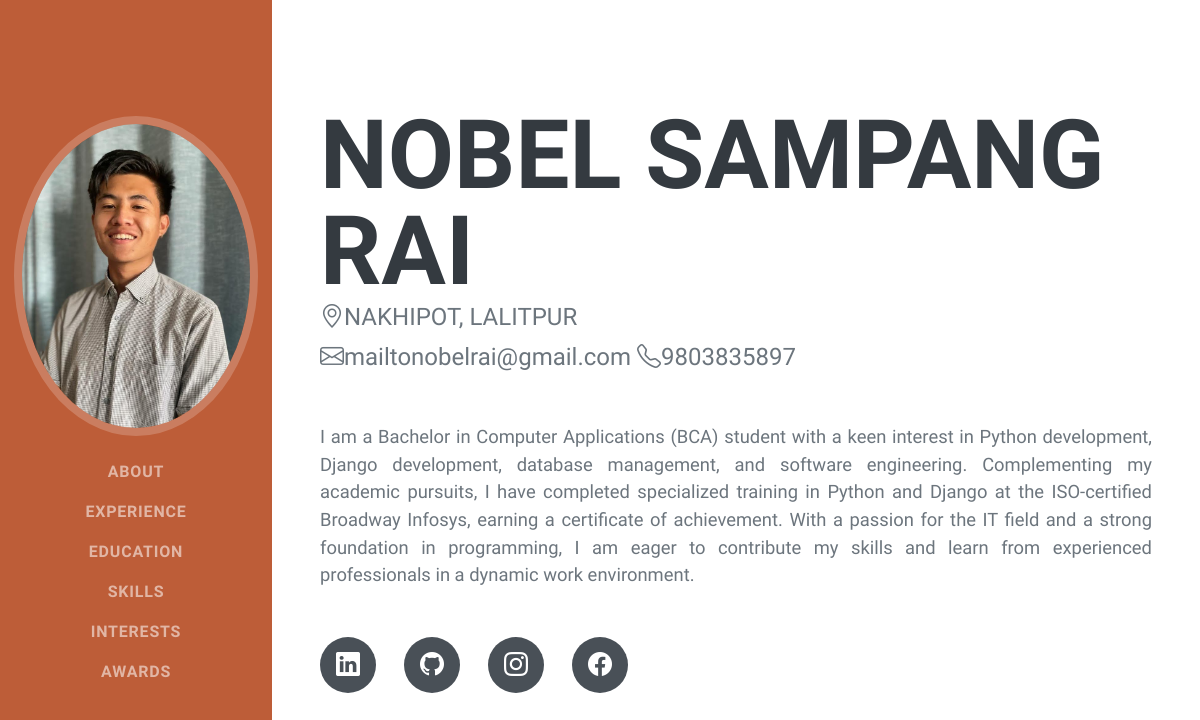
The page / on the database its author committed.
### home/models.py (models this page shows, shortened)
class Index(models.Model):
    name = models.CharField(max_length=50)
    address = models.CharField(max_length=50)
    phone_number = models.CharField(max_length=12)
    emailaddress = models.EmailField(max_length=40)
    bio = models.TextField(max_length=600)
    facebook = models.CharField(max_length=200, null=True)
    linkedin = models.CharField(max_length=200, null=True)
    instagram = models.CharField(max_length=200, null=True)
    github = models.CharField(max_length=200, null=True)

### home/views.py (the view)
# urls.py: path("", index, name="index"),
def index(request):
    context = {
        "indexs" : Index.objects.all(),
    }
    return render(request, "index.html", context)

### template/index.html (shortened to what this page needs)
{% extends 'base.html' %}
{% block myblock %}
            <section class="resume-section" id="about">
                <div class="resume-section-content">
                    {% for index in indexs %}
                    <h1 class="mb-0">
                        {{ index.name }}
                    </h1>
                    <div class="subheading mb-1">
                    <i class="bi bi-geo-alt"></i>{{ index.address }}
                    </div>
                    <div class="subheading_email_phone mb-5">
                        <i class="bi bi-envelope"></i>{{ index.emailaddress }}
                        <i class="bi bi-telephone"></i>{{ index.phone_number }}
                    </div>
                    <p class="lead mb-5">{{ index.bio }}</p>
                    <div class="social-icons">
                        <a class="social-icon" href="{{ index.linkedin }}" target="_blank"><i class="bi bi-linkedin"></i></a>
                        <a class="social-icon" href="{{ index.github }}" target="_blank"><i class="bi bi-github"></i></a>
                        <a class="social-icon" href="{{ index.instagram }}" target="_blank"><i class="bi bi-instagram"></i></a>
                        <a class="social-icon" href="{{ index.facebook }}" target="_blank"><i class="bi bi-facebook"></i></a>
                    </div>
                    {% endfor %}
                </div>
            </section>
{% endblock %}

### rows shown on the page
Index: name "NOBEL SAMPANG RAI", address "NAKHIPOT, LALITPUR", emailaddress "mailtonobelrai@gmail.com", phone_number "9803835897", bio "I am a Bachelor in Computer Applications (BCA) student with a keen interest in Python development, Django development, database management, and software engineering. Complementing my academic pursuits, I have completed specialized training in Python and Django at the ISO-certified Broadway Infosys, earning a certificate of achievement. With a passion for the IT field and a strong foundation in programming, I am eager to contribute my skills and learn from experienced professionals in a dynamic work environment."
